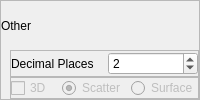
              <widget class="QFrame" name="frame_4">
               <property name="frameShape">
                <enum>QFrame::StyledPanel</enum>
               </property>
               <property name="frameShadow">
                <enum>QFrame::Raised</enum>
               </property>
               <layout class="QVBoxLayout" name="verticalLayout_6">
                <property name="spacing">
                 <number>0</number>
                </property>
                <property name="leftMargin">
                 <number>0</number>
                </property>
                <property name="topMargin">
                 <number>0</number>
                </property>
                <property name="rightMargin">
                 <number>0</number>
                </property>
                <property name="bottomMargin">
                 <number>0</number>
                </property>
                <item>
                 <widget class="QLabel" name="label">
                  <property name="sizePolicy">
                   <sizepolicy hsizetype="Fixed" vsizetype="Preferred">
                    <horstretch>0</horstretch>
                    <verstretch>0</verstretch>
                   </sizepolicy>
                  </property>
                  <property name="text">
                   <string>Other</string>
                  </property>
                  <property name="class" stdset="0">
                   <string>bold</string>
                  </property>
                 </widget>
                </item>
                <item>
                 <widget class="QWidget" name="widget_6" native="true">
                  <layout class="QVBoxLayout" name="verticalLayout_7">
                   <property name="spacing">
                    <number>0</number>
                   </property>
                   <property name="topMargin">
                    <number>0</number>
                   </property>
                   <property name="rightMargin">
                    <number>0</number>
                   </property>
                   <property name="bottomMargin">
                    <number>0</number>
                   </property>
                   <item>
                    <widget class="QFrame" name="frame_6">
                     <property name="frameShape">
                      <enum>QFrame::StyledPanel</enum>
                     </property>
                     <property name="frameShadow">
                      <enum>QFrame::Raised</enum>
                     </property>
                     <layout class="QHBoxLayout" name="horizontalLayout_5">
                      <property name="leftMargin">
                       <number>0</number>
                      </property>
                      <property name="topMargin">
                       <number>0</number>
                      </property>
                      <property name="rightMargin">
                       <number>0</number>
                      </property>
                      <property name="bottomMargin">
                       <number>0</number>
                      </property>
                      <item>
                       <widget class="QLabel" name="label_2">
                        <property name="text">
                         <string>Decimal Places</string>
                        </property>
                       </widget>
                      </item>
                      <item>
                       <widget class="QSpinBox" name="spinBox_decimalPlaces">
                        <property name="minimum">
                         <number>1</number>
                        </property>
                        <property name="maximum">
                         <number>12</number>
                        </property>
                        <property name="value">
                         <number>2</number>
                        </property>
                       </widget>
                      </item>
                     </layout>
                    </widget>
                   </item>
                   <item>
                    <widget class="QFrame" name="frame_3">
                     <property name="enabled">
                      <bool>false</bool>
                     </property>
                     <property name="sizePolicy">
                      <sizepolicy hsizetype="Preferred" vsizetype="Fixed">
                       <horstretch>0</horstretch>
                       <verstretch>0</verstretch>
                      </sizepolicy>
                     </property>
                     <property name="minimumSize">
                      <size>
                       <width>0</width>
                       <height>16</height>
                      </size>
                     </property>
                     <property name="frameShape">
                      <enum>QFrame::StyledPanel</enum>
                     </property>
                     <property name="frameShadow">
                      <enum>QFrame::Raised</enum>
                     </property>
                     <layout class="QHBoxLayout" name="horizontalLayout">
                      <property name="leftMargin">
                       <number>0</number>
                      </property>
                      <property name="topMargin">
                       <number>0</number>
                      </property>
                      <property name="rightMargin">
                       <number>0</number>
                      </property>
                      <property name="bottomMargin">
                       <number>0</number>
                      </property>
                      <item>
                       <widget class="QCheckBox" name="checkBox_3d">
                        <property name="text">
                         <string>3D</string>
                        </property>
                       </widget>
                      </item>
                      <item>
                       <widget class="QRadioButton" name="radioButton">
                        <property name="text">
                         <string>Scatter</string>
                        </property>
                        <property name="checked">
                         <bool>true</bool>
                        </property>
                       </widget>
                      </item>
                      <item>
                       <widget class="QRadioButton" name="radioButton_2">
                        <property name="text">
                         <string>Surface</string>
                        </property>
                       </widget>
                      </item>
                     </layout>
                    </widget>
                   </item>
                  </layout>
                 </widget>
                </item>
               </layout>
              </widget>
